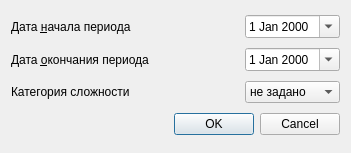
<?xml version="1.0" encoding="UTF-8"?>
<ui version="4.0">
 <class>ReportLifetimeCytology</class>
 <widget class="QDialog" name="ReportLifetimeCytology">
  <property name="geometry">
   <rect>
    <x>0</x>
    <y>0</y>
    <width>351</width>
    <height>153</height>
   </rect>
  </property>
  <property name="contextMenuPolicy">
   <enum>Qt::NoContextMenu</enum>
  </property>
  <property name="windowTitle">
   <string>Dialog</string>
  </property>
  <layout class="QGridLayout" name="gridLayout">
   <item row="0" column="0" colspan="2">
    <widget class="QLabel" name="lblBegDate">
     <property name="text">
      <string>Дата &amp;начала периода</string>
     </property>
     <property name="buddy">
      <cstring>edtBegDate</cstring>
     </property>
    </widget>
   </item>
   <item row="2" column="0" colspan="2">
    <widget class="QLabel" name="lblEndDate">
     <property name="text">
      <string>Дата &amp;окончания периода</string>
     </property>
     <property name="buddy">
      <cstring>edtEndDate</cstring>
     </property>
    </widget>
   </item>
   <item row="9" column="1" colspan="2">
    <widget class="QDialogButtonBox" name="buttonBox">
     <property name="sizePolicy">
      <sizepolicy hsizetype="Expanding" vsizetype="Fixed">
       <horstretch>0</horstretch>
       <verstretch>0</verstretch>
      </sizepolicy>
     </property>
     <property name="orientation">
      <enum>Qt::Horizontal</enum>
     </property>
     <property name="standardButtons">
      <set>QDialogButtonBox::Cancel|QDialogButtonBox::Ok</set>
     </property>
    </widget>
   </item>
   <item row="0" column="2">
    <widget class="CDateEdit" name="edtBegDate">
     <property name="sizePolicy">
      <sizepolicy hsizetype="Maximum" vsizetype="Fixed">
       <horstretch>0</horstretch>
       <verstretch>0</verstretch>
      </sizepolicy>
     </property>
     <property name="calendarPopup">
      <bool>true</bool>
     </property>
    </widget>
   </item>
   <item row="2" column="2">
    <widget class="CDateEdit" name="edtEndDate">
     <property name="sizePolicy">
      <sizepolicy hsizetype="Maximum" vsizetype="Fixed">
       <horstretch>0</horstretch>
       <verstretch>0</verstretch>
      </sizepolicy>
     </property>
     <property name="calendarPopup">
      <bool>true</bool>
     </property>
    </widget>
   </item>
   <item row="5" column="0">
    <widget class="QLabel" name="label">
     <property name="text">
      <string>Категория сложности</string>
     </property>
    </widget>
   </item>
   <item row="5" column="2">
    <widget class="QComboBox" name="cmbComplexityCategory">
     <item>
      <property name="text">
       <string>не задано</string>
      </property>
     </item>
     <item>
      <property name="text">
       <string>I</string>
      </property>
     </item>
     <item>
      <property name="text">
       <string>II</string>
      </property>
     </item>
     <item>
      <property name="text">
       <string>III</string>
      </property>
     </item>
     <item>
      <property name="text">
       <string>IV</string>
      </property>
     </item>
     <item>
      <property name="text">
       <string>V</string>
      </property>
     </item>
    </widget>
   </item>
  </layout>
 </widget>
 <customwidgets>
  <customwidget>
   <class>CDateEdit</class>
   <extends>QDateEdit</extends>
   <header>library/DateEdit.h</header>
  </customwidget>
 </customwidgets>
 <tabstops>
  <tabstop>edtBegDate</tabstop>
  <tabstop>edtEndDate</tabstop>
 </tabstops>
 <resources/>
 <connections>
  <connection>
   <sender>buttonBox</sender>
   <signal>accepted()</signal>
   <receiver>ReportLifetimeCytology</receiver>
   <slot>accept()</slot>
   <hints>
    <hint type="sourcelabel">
     <x>640</x>
     <y>534</y>
    </hint>
    <hint type="destinationlabel">
     <x>157</x>
     <y>255</y>
    </hint>
   </hints>
  </connection>
  <connection>
   <sender>buttonBox</sender>
   <signal>rejected()</signal>
   <receiver>ReportLifetimeCytology</receiver>
   <slot>reject()</slot>
   <hints>
    <hint type="sourcelabel">
     <x>640</x>
     <y>534</y>
    </hint>
    <hint type="destinationlabel">
     <x>286</x>
     <y>255</y>
    </hint>
   </hints>
  </connection>
 </connections>
</ui>
